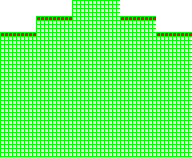
Frame 1 (no input)
Frame 60 (the mouse pressed at the canvas centre just before this capture): identical to frame 1, image omitted
Frame 120 (the mouse held since frame 60 and released just before this capture): identical to frame 1, image omitted

The Processing sketch that drew this single still picture (run headless with seeded random() and noise(); from frame 60 on, the mouse is pressed at the canvas centre):

// Processing sketch: Worms
// ── Worms.pde
/*
 * #PLP
 */

int W = 192;
int H = 156; // (-1);

int CELL_SIZE = 4;
int CELL_WIDTH  = 48; // screen width  in cells
int CELL_HEIGHT = 39; // screen height in cells (-1)

PGraphics facade;

boolean[] visited;

void prepareFacade() {
  facade = createGraphics(width, height);

  facade.beginDraw();
  facade.noStroke();
  facade.fill(255);

  facade.beginShape();
  facade.vertex(  0, 0);
  facade.vertex(  0, 32);
  facade.vertex( 36, 32);
  facade.vertex( 36, 16);
  facade.vertex( 72, 16);
  facade.vertex( 72, 0);
  facade.endShape(CLOSE);

  facade.beginShape();
  facade.vertex(120, 0);
  facade.vertex(120, 16);
  facade.vertex(156, 16);
  facade.vertex(156, 32);
  facade.vertex(192, 32);
  facade.vertex(192, 0);
  facade.endShape(CLOSE);

  facade.endDraw();
}

void prepareVisited() {
  visited = new boolean[CELL_WIDTH * CELL_HEIGHT];
  
  for (int x=0; x < CELL_WIDTH; x++) {
    for (int y=0; y < CELL_HEIGHT; y++) {
      
      if ( ((0 <= x) && (x < 9)) || ((39 <= x) && (x < 48)) ) {
        if (y <= 8) {
          println("x : " + x + " y : " + y);
          println("   " + toIndex(x,y));
          visited[toIndex(x,y)] = true;
        }
      }
      
      if ( ((9 <= x) && (x < 18)) || ((30 <= x) && (x < 39)) ) {
        if (y <= 4) {
          visited[toIndex(x,y)] = true;
        }
      }
      
    } 
  }
}

int toIndex(int x, int y) {
  return x + (y * CELL_WIDTH); 
}

PVector fromIndex(int index) {
  return new PVector(index % CELL_WIDTH, index / CELL_WIDTH); 
}

void visit(int x, int y) {
  visited[toIndex(x, y)] = true;
}

void setup() {
  size(192, 157);
  background(0);
  frameRate(25);

  smooth(8);
  prepareFacade();
  
  prepareVisited();
}

void draw() {
  background(0);
  
  stroke(0,255,0);
  
  for (int i=0; i < visited.length; i++) {
    if (visited[i]) {
      fill(255,0,0);
    } else {
      fill(255,255,255);
    }
    
    PVector pos = fromIndex(i);
    println(pos.x * CELL_SIZE + " ");
    rect(pos.x * CELL_SIZE, pos.y * CELL_SIZE, CELL_SIZE, CELL_SIZE);
  }
  
  drawFacade();
//  drawFPS();
}

// masks out the unaddressable portion of the facade
void drawFacade() {
  image(facade, 0, 0);
}

void drawFPS() {
  pushStyle();
  fill(0);
  textSize(9);
  text(nf(frameRate, 2, 2), 0, 9);
  popStyle();
}
